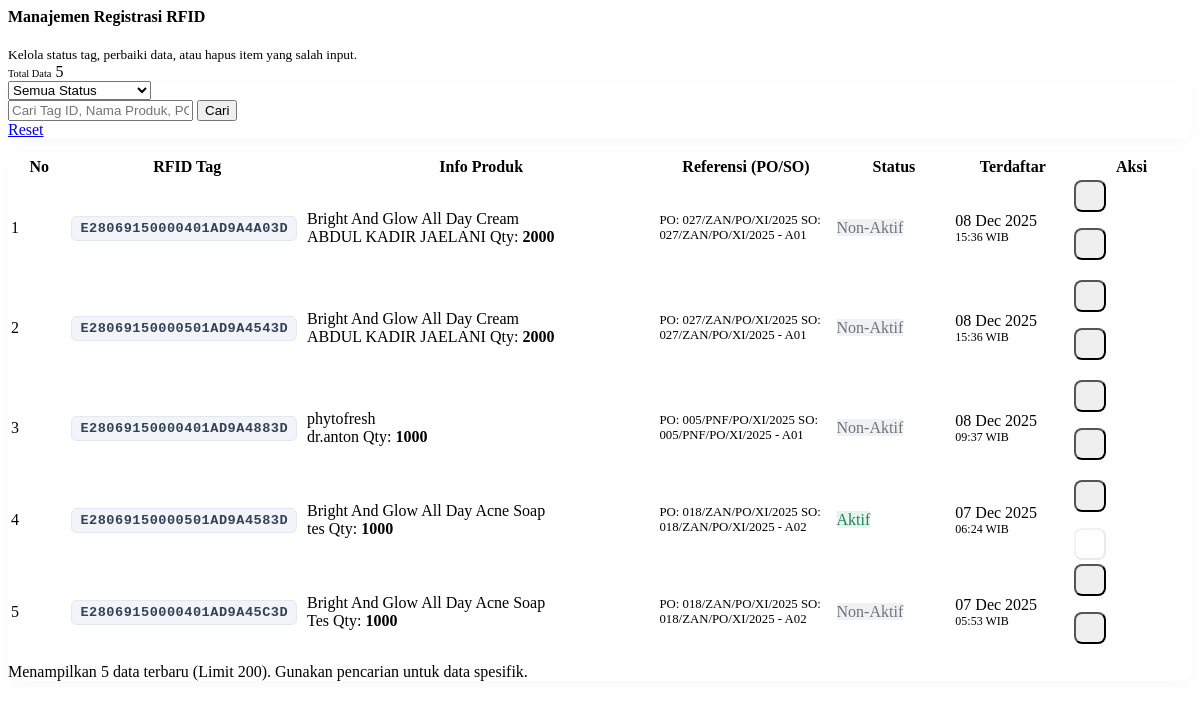
Page /registrasi_manage.php on the committed database.
### tables this page shows
CREATE TABLE `rfid_registrations` (
  `id` int NOT NULL,
  `api_product_id` int NOT NULL,
  `product_name` varchar(255) NOT NULL,
  `po_number` varchar(100) DEFAULT NULL,
  `so_number` varchar(100) DEFAULT NULL,
  `name_label` varchar(150) DEFAULT NULL,
  `batch_number` varchar(100) DEFAULT NULL,
  `pcs` int NOT NULL,
  `rfid_tag` varchar(64) NOT NULL,
  `is_active` tinyint(1) NOT NULL DEFAULT '1',
  `created_at` timestamp NULL DEFAULT CURRENT_TIMESTAMP
);

### registrasi_manage.php (the view, shortened to what this page needs)
<?php
require_once 'functions.php';
$statusFilter = $_GET['status'] ?? 'all';
$q            = trim($_GET['q'] ?? '');
$sql = "SELECT * FROM rfid_registrations WHERE 1=1";
$params = [];
$sql .= " ORDER BY created_at DESC, id DESC LIMIT 200";
$stmt = $pdo->prepare($sql);
$stmt->execute($params);
$rows = $stmt->fetchAll(PDO::FETCH_ASSOC);
?>
<div class="d-flex justify-content-between align-items-center mb-4">
    <div>
        <h4 class="fw-bold text-dark mb-1">Manajemen Registrasi RFID</h4>
        <small class="text-muted">Kelola status tag, perbaiki data, atau hapus item yang salah input.</small>
    </div>
    <div class="d-flex gap-2">
        <div class="bg-white border rounded px-3 py-2 text-center shadow-sm">
            <small class="text-muted d-block text-uppercase" style="font-size: 0.65rem;">Total Data</small>
            <span class="fw-bold text-primary"><?= count($rows); ?></span>
        </div>
    </div>
</div>
<div class="card card-modern mb-4">
    <div class="card-body py-3">
        <form method="get" class="row g-2 align-items-center">
            <div class="col-md-3">
                <div class="input-group">
                    <select name="status" class="form-select border-start-0 bg-light fw-bold text-secondary" onchange="this.form.submit()">
                        <option value="all" <?= $statusFilter === 'all' ? 'selected' : ''; ?>>Semua Status</option>
                    </select>
                </div>
            </div>
            <div class="col-md-7">
                <div class="input-group">
                    <input type="text" name="q" class="form-control border-start-0 ps-0"
                           placeholder="Cari Tag ID, Nama Produk, PO, atau SO..."
                           value="<?= htmlspecialchars($q); ?>">
                    <button type="submit" class="btn btn-primary px-4 fw-bold">Cari</button>
                </div>
            </div>
            <div class="col-md-2 text-end">
                <a href="registrasi_manage.php" class="btn btn-light border w-100 text-muted" data-bs-toggle="tooltip" title="Reset semua filter">
                    <i class="bi bi-arrow-counterclockwise me-1"></i> Reset
                </a>
            </div>
        </form>
    </div>
</div>
<div class="card card-modern">
    <div class="table-responsive">
        <table class="table table-hover align-middle mb-0">
            <thead class="bg-light text-secondary small text-uppercase fw-bold">
                <tr>
                    <th class="ps-4" width="5%">No</th>
                    <th width="20%">RFID Tag</th>
                    <th width="30%">Info Produk</th>
                    <th width="15%">Referensi (PO/SO)</th>
                    <th width="10%">Status</th>
                    <th width="10%">Terdaftar</th>
                    <th class="text-center" width="10%">Aksi</th>
                </tr>
            </thead>
            <tbody>
            <?php if (empty($rows)): ?>
                <tr>
                    <td colspan="7" class="text-center py-5">
                        <div class="mb-2">
                            <i class="bi bi-folder2-open fs-1 text-muted opacity-25"></i>
                        </div>
                        <h6 class="text-muted fw-bold">Data Tidak Ditemukan</h6>
                        <small class="text-muted">Coba sesuaikan kata kunci pencarian atau filter status Anda.</small>
                    </td>
                </tr>
            <?php else: ?>
                <?php $no = 1; ?>
                <?php foreach ($rows as $row): ?>
                    <?php
                        $isActive = !empty($row['is_active']);
                        $rowClass = $isActive ? '' : 'bg-light text-muted';
                    ?>
                    <tr class="<?= $rowClass; ?>">
                        <td class="ps-4 small text-muted"><?= $no++; ?></td>
                        <td>
                            <span class="rfid-pill" title="ID Unik RFID">
                                <?= htmlspecialchars($row['rfid_tag']); ?>
                            </span>
                        </td>
                        <td>
                            <div class="fw-bold text-dark text-truncate" style="max-width: 250px;">
                                <?= htmlspecialchars($row['product_name']); ?>
                            </div>
                            <div class="small text-muted d-flex align-items-center gap-2 mt-1">
                                <span><i class="bi bi-tag me-1"></i> <?= htmlspecialchars($row['name_label'] ?: '-'); ?></span>
                                <span class="border-start ps-2"><i class="bi bi-box me-1"></i> Qty: <b><?= (int)$row['pcs']; ?></b></span>
                            </div>
                        </td>
                        <td>
                            <div class="d-flex flex-column gap-1" style="font-size: 0.8rem;">
                                <?php if ($row['po_number']): ?>
                                    <span class="badge bg-white text-dark border fw-normal text-start">
                                        PO: <?= htmlspecialchars($row['po_number']); ?>
                                    </span>
                                <?php endif; ?>
                                <?php if ($row['so_number']): ?>
                                    <span class="badge bg-white text-dark border fw-normal text-start">
                                        SO: <?= htmlspecialchars($row['so_number']); ?>
                                    </span>
                                <?php endif; ?>
                            </div>
                        </td>
                        <td>
                            <?php if ($isActive): ?>
                                <span class="badge badge-soft-success rounded-pill px-3 py-2">
                                    <i class="bi bi-check-circle-fill me-1"></i> Aktif
                                </span>
                            <?php else: ?>
                                <span class="badge badge-soft-secondary rounded-pill px-3 py-2">
                                    <i class="bi bi-pause-circle-fill me-1"></i> Non-Aktif
                                </span>
                            <?php endif; ?>
                        </td>
                        <td class="small text-muted">
                            <div><?= date('d M Y', strtotime($row['created_at'])); ?></div>
                            <div style="font-size: 0.75rem;"><?= date('H:i', strtotime($row['created_at'])); ?> WIB</div>
                        </td>
                        <td class="text-center">
                            <div class="d-flex justify-content-center gap-2">
                                <form method="post">
                                    <?php if ($isActive): ?>
                                        <button type="submit" class="btn action-btn btn-outline-warning border-0 bg-warning bg-opacity-10 text-warning"
                                                data-bs-toggle="tooltip" title="Nonaktifkan Tag"
                                                onclick="return confirm('Nonaktifkan tag ini agar tidak terbaca sebagai stok aktif?');">
                                        </button>
                                    <?php else: ?>
                                        <button type="submit" class="btn action-btn btn-outline-success border-0 bg-success bg-opacity-10 text-success"
                                                data-bs-toggle="tooltip" title="Aktifkan Tag"
                                                onclick="return confirm('Aktifkan kembali tag ini?');">
                                        </button>
                                    <?php endif; ?>
                                </form>
                                <?php if (!$isActive): ?>
                                    <form method="post">
                                        <button type="submit" class="btn action-btn btn-outline-danger border-0 bg-danger bg-opacity-10 text-danger"
                                                data-bs-toggle="tooltip" title="Hapus Permanen"
                                                onclick="return confirm('PERINGATAN: Hapus permanen?\nPastikan tag ini tidak memiliki riwayat transaksi penting.');">
                                        </button>
                                    </form>
                                <?php else: ?>
                                    <button class="btn action-btn btn-light text-muted border-0" disabled style="opacity: 0.3;" title="Nonaktifkan dulu untuk menghapus">
                                    </button>
                                <?php endif; ?>
                            </div>
                        </td>
                    </tr>
                <?php endforeach; ?>
            <?php endif; ?>
            </tbody>
        </table>
    </div>
    <div class="card-footer bg-white border-top py-3">
        <div class="d-flex justify-content-between align-items-center small text-muted">
            <span>Menampilkan <?= count($rows); ?> data terbaru (Limit 200).</span>
            <span><i class="bi bi-info-circle me-1"></i> Gunakan pencarian untuk data spesifik.</span>
        </div>
    </div>
</div>

### registrasi_manage.php (style rules this page uses)
.card-modern { border: none; border-radius: 12px; box-shadow: 0 4px 15px rgba(0,0,0,0.03); }
.badge-soft-success { background-color: rgba(25, 135, 84, 0.1); color: #198754; }
.badge-soft-secondary { background-color: rgba(108, 117, 125, 0.1); color: #6c757d; }
.rfid-pill { font-family: 'Consolas', monospace; font-size: 0.85rem; background: #f1f5f9; border: 1px solid #e2e8f0; color: #334155; padding: 4px 8px; border-radius: 6px; display: inline-block; font-weight: 600; letter-spacing: 0.5px; }
.action-btn { width: 32px; height: 32px; display: inline-flex; align-items: center; justify-content: center; border-radius: 8px; transition: all 0.2s ease; }

### rows in the picture
rfid_registrations: rfid_tag "E28069150000401AD9A4A03D", product_name "Bright And Glow All Day Cream", name_label "ABDUL KADIR JAELANI", pcs "2000", po_number "027/ZAN/PO/XI/2025", so_number "027/ZAN/PO/XI/2025 - A01", is_active "Non-Aktif", created_at "08 Dec 2025", created_at "15:36"
rfid_registrations: rfid_tag "E28069150000501AD9A4543D", product_name "Bright And Glow All Day Cream", name_label "ABDUL KADIR JAELANI", pcs "2000", po_number "027/ZAN/PO/XI/2025", so_number "027/ZAN/PO/XI/2025 - A01", is_active "Non-Aktif", created_at "08 Dec 2025", created_at "15:36"
rfid_registrations: rfid_tag "E28069150000401AD9A4883D", product_name "phytofresh", name_label "dr.anton", pcs "1000", po_number "005/PNF/PO/XI/2025", so_number "005/PNF/PO/XI/2025 - A01", is_active "Non-Aktif", created_at "08 Dec 2025", created_at "09:37"
rfid_registrations: rfid_tag "E28069150000501AD9A4583D", product_name "Bright And Glow All Day Acne Soap", name_label "tes", pcs "1000", po_number "018/ZAN/PO/XI/2025", so_number "018/ZAN/PO/XI/2025 - A02", is_active "Aktif", created_at "07 Dec 2025", created_at "06:24"
rfid_registrations: rfid_tag "E28069150000401AD9A45C3D", product_name "Bright And Glow All Day Acne Soap", name_label "Tes", pcs "1000", po_number "018/ZAN/PO/XI/2025", so_number "018/ZAN/PO/XI/2025 - A02", is_active "Non-Aktif", created_at "07 Dec 2025", created_at "05:53"

### other values in the picture
count($rows) "5"
